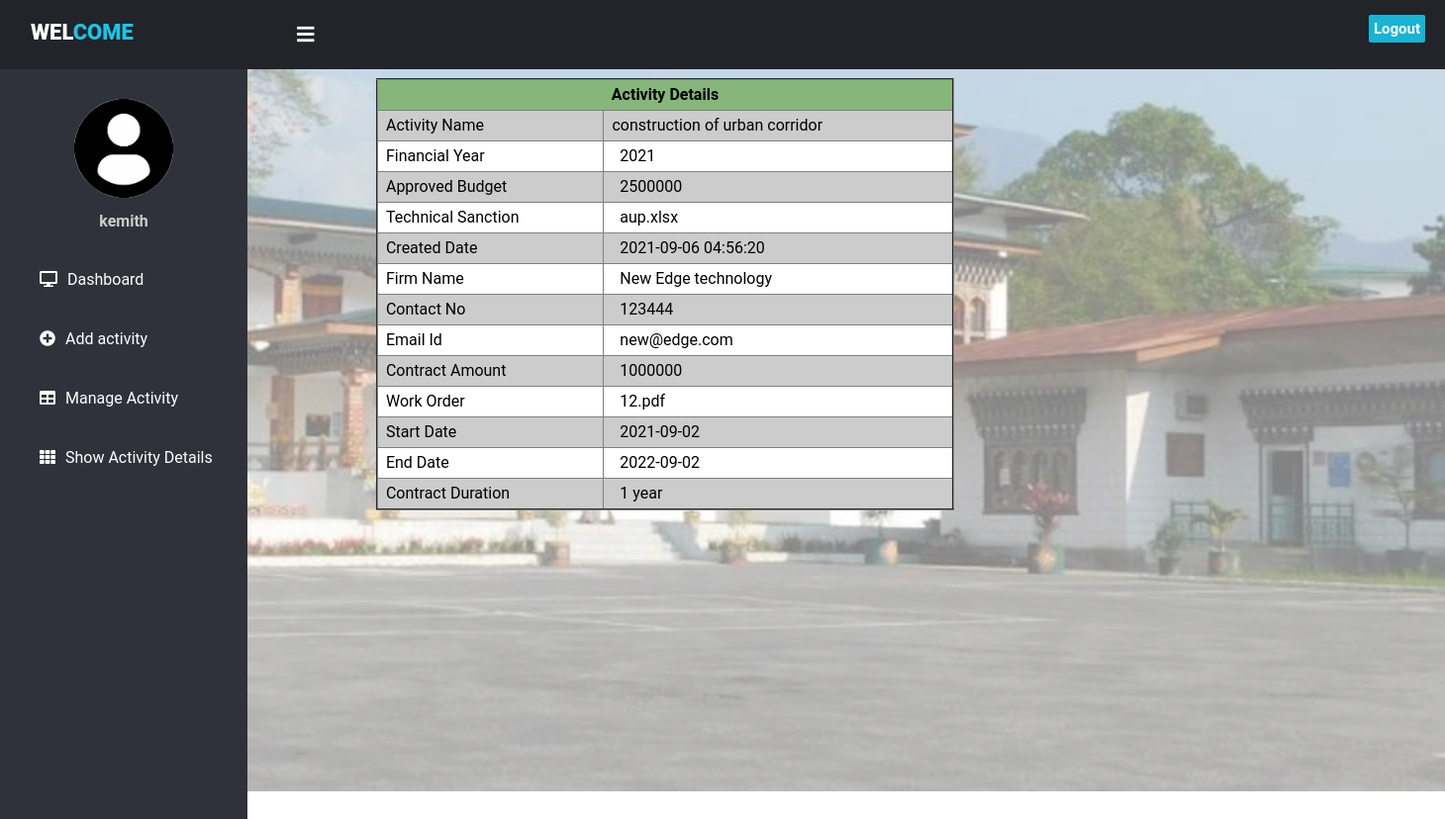
The app's page /show_activity_details.php?editid=30 (signed in) with its own data.
### tables this page shows
CREATE TABLE `contract_details` (
  `id` int(11) NOT NULL,
  `firm_name` varchar(100) NOT NULL,
  `contact_no` int(11) NOT NULL,
  `email_id` varchar(100) NOT NULL,
  `contract_amount` int(11) NOT NULL,
  `loi` varchar(100) NOT NULL,
  `loa` varchar(100) NOT NULL,
  `work_order` varchar(100) NOT NULL,
  `start_date` date NOT NULL,
  `end_date` date NOT NULL,
  `contract_duration` varchar(100) NOT NULL,
  `time_extension` varchar(100) NOT NULL,
  `user_id` int(11) NOT NULL,
  `activity_id` int(11) NOT NULL
);

CREATE TABLE `activity` (
  `id` int(11) NOT NULL,
  `activity_name` varchar(100) NOT NULL,
  `FY` int(11) NOT NULL,
  `approved_budget` int(11) NOT NULL,
  `technical_sanction` varchar(1000) NOT NULL,
  `adms_fs` varchar(1000) NOT NULL,
  `nit` varchar(1000) NOT NULL,
  `created_date` timestamp NOT NULL DEFAULT CURRENT_TIMESTAMP ON UPDATE CURRENT_TIMESTAMP,
  `user_id` int(11) NOT NULL,
  `mode_of_execution` varchar(100) NOT NULL
);

### show_activity_details.php (the view, shortened to what this page needs)
<!DOCTYPE html>
<html>
<head>
<link href="https://cdnjs.cloudflare.com/ajax/libs/font-awesome/5.13.0/css/all.min.css" rel="stylesheet">
<link rel="stylesheet" href="css/style.css">
</head>
<body>
<header>
	<label for="check">
	<i class="fas fa-bars" id="sidebar_btn"></i>
	</label>
	<div class="left_area">
	<h3>&nbsp;&nbsp;Wel<span>come</span></h3>
	</div>
	<div class="right_area">
	<a href="logout.php" class="logout_btn">Logout</a>
</header>
	<div class="sidebar">
	<center>
	<img src="images/profile.jpg" class="profile_image" alt="">
	<h4><?php
	echo $_SESSION['username'];
	?></h4>
	</center>
	<a href="index.php"><i class="fas fa-desktop"></i><span>Dashboard</span></a>
	<a href="add_activity.php"><i class="fa fa-plus-circle"></i><span>Add activity</span></a>
	<a href="manage_activity.php"><i class="fas fa-table"></i><span>Manage Activity</span></a>
	<a href="show_activity.php"><i class="fas fa-th"></i><span>Show Activity Details</span></a>
	</div>
	<div class="content">
	<table align="center" border="2" cellspacing="0" cellpadding="0" style="width:40%;line-height:30px;margin-left:130px;margin-top:60px;border-collapse:collapse;position:fixed;">">
		<tr>
			<th colspan="2">Activity Details</th>
			</tr>
			<tr>
			<?php
			include('connection.php');
			$eid=$_GET['editid'];
			$user=$_SESSION['username'];
			$query1=mysqli_query($db,"SELECT * FROM users where username='$user' ");
			$row=mysqli_fetch_array($query1);
			$id=$row['id'];
			$query = mysqli_query($db,"SELECT * FROM activity INNER JOIN contract_details ON activity.id=contract_details.activity_id where activity.user_id='$id' and activity.id='$eid'");
			if($query-> num_rows > 0){
				while ($row = $query->fetch_assoc()){
					?>
					<td>&nbsp;&nbsp;Activity Name</td><td>&nbsp;&nbsp;<?php  echo htmlentities($row["activity_name"]);?></td></tr>
					<tr><td>&nbsp;&nbsp;Financial Year</td><td>&nbsp;&nbsp;&nbsp;&nbsp;<?php  echo htmlentities($row["FY"]);?></td></tr>
					<tr><td>&nbsp;&nbsp;Approved Budget</td><td>&nbsp;&nbsp;&nbsp;&nbsp;<?php  echo htmlentities($row["approved_budget"]);?></td></tr>
					<tr><td>&nbsp;&nbsp;Technical Sanction</td><td>&nbsp;&nbsp;&nbsp;&nbsp;<?php  echo htmlentities($row["technical_sanction"]);?></td></tr>
					<tr><td>&nbsp;&nbsp;Created Date</td><td>&nbsp;&nbsp;&nbsp;&nbsp;<?php  echo htmlentities($row["created_date"]);?></td></tr>
					<tr><td>&nbsp;&nbsp;Firm Name</td><td>&nbsp;&nbsp;&nbsp;&nbsp;<?php  echo htmlentities($row["firm_name"]);?></td></tr>
					<tr><td>&nbsp;&nbsp;Contact No</td><td>&nbsp;&nbsp;&nbsp;&nbsp;<?php  echo htmlentities($row["contact_no"]);?></td></tr>
					<tr><td>&nbsp;&nbsp;Email Id</td><td>&nbsp;&nbsp;&nbsp;&nbsp;<?php  echo htmlentities($row["email_id"]);?></td></tr>
					<tr><td>&nbsp;&nbsp;Contract Amount</td><td>&nbsp;&nbsp;&nbsp;&nbsp;<?php  echo htmlentities($row["contract_amount"]);?></td></tr>
					<tr><td>&nbsp;&nbsp;Work Order</td><td>&nbsp;&nbsp;&nbsp;&nbsp;<?php  echo htmlentities($row["work_order"]);?></td></tr>
					<tr><td>&nbsp;&nbsp;Start Date</td><td>&nbsp;&nbsp;&nbsp;&nbsp;<?php  echo htmlentities($row["start_date"]);?></td></tr>
					<tr><td>&nbsp;&nbsp;End Date</td><td>&nbsp;&nbsp;&nbsp;&nbsp;<?php  echo htmlentities($row["end_date"]);?></td></tr>
					<tr><td>&nbsp;&nbsp;Contract Duration</td><td>&nbsp;&nbsp;&nbsp;&nbsp;<?php  echo htmlentities($row["contract_duration"]);?></td></tr>
					<?php
				}
			}
		?>
		</table>
	</div>
</body>
</html>

### css/style.css (style rules this page uses)
header { position:fixed; background: #22242A; padding: 20px; width: 100%; height:30px; }
.left_area h3 { color:#fff; margin:0; text-transform:uppercase; font-size:22px; font-weight:900; }
.left_area span { color:#1DC4E7; }
.logout_btn { padding:5px; background:#19B3D3; text-decoration:none; float:right; margin-top:-30px; margin-right:40px; border-radius:2px; font-size:15px; font-weight:600; color:#fff; transition:0.5s; transition-property:background; }
.sidebar { background:#2F323A; margin-top:70px; padding-top:30px; position:absolute; left:0; width:250px; height:100%; transition:0.5s; transition-property:left; }
.sidebar .profile_image { width:100px; height:100px; border-radius:100px; margin-bottom:10px; }
.sidebar h4 { color:#ccc; margin-top:0; margin-bottom:20px; }
.sidebar a { color:#fff; display:block; width:100%; line-height:60px; text-decoration:none; padding-left:40px; box-sizing:border-box; transition:0.5s; transition-property:background; }
.sidebar i { padding-right:10px; }
label #sidebar_btn { z-index:1; color:#fff; position:fixed; cursor:pointer; left:300px; font-size:20px; margin:5px 0; transition:0.5s; transition-property:color; }
.content { margin-left:250px; background:url('../images/gelephu1.png'); background-position:right; background-size:cover; height: 100vh; width: 100%; transition:0.5s; }
label { font-family:Serif; font-weight: bold; font-size: 20px; }
th { margin-left:10px; background-color:#86b679; line-height:30px; }
tr:nth-child(even) { background-color:#ccc; }
tr:nth-child(odd) { background-color:#fff; }

### show_activity_details.php (style rules this page uses)
body { margin:0; padding:0; font-family:"Roboto", sans-serif; }

### records on screen
contract_details: activity.activity_name "construction of urban corridor", activity.FY "2021", activity.approved_budget "2500000", activity.technical_sanction "aup.xlsx", activity.created_date "2021-09-06 04:56:20", firm_name "New Edge technology", contact_no "123444", email "new@edge.com", contract_amount "1000000", work_order "12.pdf", start_date "2021-09-02", end_date "2022-09-02", contract_duration "1 year"

### other values on screen
$_SESSION['username'] "kemith"
